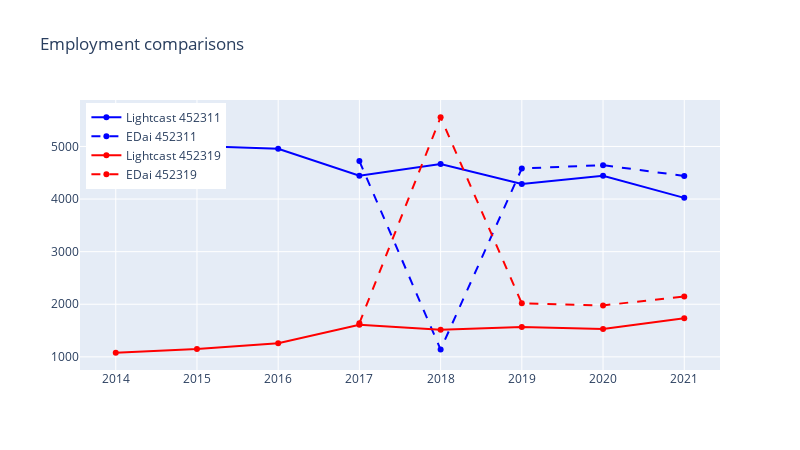

The cell this chart's notebook holds for it:
### Code cell
fig = go.Figure()
fig.add_trace(
    go.Scatter(
        x = years,
        y = lightcast.loc[452311].astype(float),
        name = 'Lightcast 452311',
        line={'color': 'blue'}

    )
)
fig.add_trace(
    go.Scatter(
        x = years,
        y = employment_series['452311'].astype(float),
        name = 'EDai 452311',
        line={'color': 'blue', 'dash': 'dash'}
    )
)
fig.add_trace(
    go.Scatter(
        x = years,
        y = lightcast.loc[452319].astype(float),
        name = 'Lightcast 452319',
        line = {'color': 'red'}
    )
)
fig.add_trace(
    go.Scatter(
        x = years,
        y = employment_series['452319'].astype(float),
        name = 'EDai 452319',
        line={'color': 'red', 'dash': 'dash'}
    )
)

fig.update_layout(
    title='Employment comparisons',
    width=800,
    height=450,
    legend=dict(
                y=0.99,
                x=0.01
                )
)

### Figure 1 — Plotly figure (JSON) as saved in the notebook; plotly's stock layout.template omitted (floating-point values rounded to 4 significant figures)
{"data": [{"line": {"color": "blue"}, "name": "Lightcast 452311", "type": "scatter", "x": [2014, 2015, 2016, 2017, 2018, 2019, 2020, 2021], "y": [4337, 5008, 4958, 4444, 4666, 4287, 4443, 4023]}, {"line": {"color": "blue", "dash": "dash"}, "name": "EDai 452311", "type": "scatter", "x": [2014, 2015, 2016, 2017, 2018, 2019, 2020, 2021], "y": [null, null, null, 4723, 1139.0, 4582, 4645, 4440]}, {"line": {"color": "red"}, "name": "Lightcast 452319", "type": "scatter", "x": [2014, 2015, 2016, 2017, 2018, 2019, 2020, 2021], "y": [1078, 1150, 1259, 1611, 1513, 1569, 1528, 1735]}, {"line": {"color": "red", "dash": "dash"}, "name": "EDai 452319", "type": "scatter", "x": [2014, 2015, 2016, 2017, 2018, 2019, 2020, 2021], "y": [null, null, null, 1640, 5556.0, 2017, 1978, 2149]}], "layout": {"height": 450, "legend": {"x": 0.01, "y": 0.99}, "title": {"text": "Employment comparisons"}, "width": 800}}
